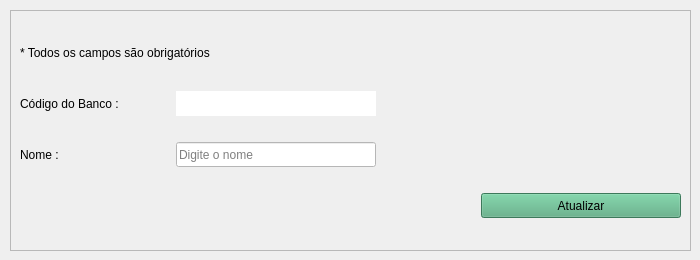
         <widget class="QWidget" name="tab_editarBanco">
          <attribute name="title">
           <string>Editar Banco</string>
          </attribute>
          <widget class="QFrame" name="frame_editarBanco">
           <property name="geometry">
            <rect>
             <x>10</x>
             <y>10</y>
             <width>681</width>
             <height>241</height>
            </rect>
           </property>
           <property name="frameShape">
            <enum>QFrame::StyledPanel</enum>
           </property>
           <property name="frameShadow">
            <enum>QFrame::Raised</enum>
           </property>
           <layout class="QGridLayout" name="gridLayout_3">
            <item row="4" column="3">
             <widget class="QPushButton" name="pushButton_atualizarBanco">
              <property name="enabled">
               <bool>true</bool>
              </property>
              <property name="minimumSize">
               <size>
                <width>200</width>
                <height>25</height>
               </size>
              </property>
              <property name="maximumSize">
               <size>
                <width>200</width>
                <height>25</height>
               </size>
              </property>
              <property name="autoFillBackground">
               <bool>false</bool>
              </property>
              <property name="styleSheet">
               <string notr="true">background-color: rgb(85, 170, 127);
font: 12pt &quot;Segoe UI&quot;;</string>
              </property>
              <property name="text">
               <string>Atualizar</string>
              </property>
             </widget>
            </item>
            <item row="2" column="0">
             <widget class="QLabel" name="label_titEditarCodBanco">
              <property name="minimumSize">
               <size>
                <width>150</width>
                <height>25</height>
               </size>
              </property>
              <property name="maximumSize">
               <size>
                <width>150</width>
                <height>25</height>
               </size>
              </property>
              <property name="styleSheet">
               <string notr="true">font: 12pt &quot;Segoe UI&quot;;</string>
              </property>
              <property name="text">
               <string>Código do Banco :</string>
              </property>
              <property name="alignment">
               <set>Qt::AlignJustify|Qt::AlignVCenter</set>
              </property>
             </widget>
            </item>
            <item row="3" column="1">
             <widget class="QLineEdit" name="lineEdit_editarNomeBanco">
              <property name="minimumSize">
               <size>
                <width>200</width>
                <height>25</height>
               </size>
              </property>
              <property name="maximumSize">
               <size>
                <width>200</width>
                <height>25</height>
               </size>
              </property>
              <property name="styleSheet">
               <string notr="true">background-color: rgb(255, 255, 255);
font: 12pt &quot;Segoe UI&quot;;</string>
              </property>
              <property name="placeholderText">
               <string>Digite o nome</string>
              </property>
             </widget>
            </item>
            <item row="3" column="0">
             <widget class="QLabel" name="label_titEditarNomeBanco">
              <property name="minimumSize">
               <size>
                <width>150</width>
                <height>25</height>
               </size>
              </property>
              <property name="maximumSize">
               <size>
                <width>150</width>
                <height>25</height>
               </size>
              </property>
              <property name="styleSheet">
               <string notr="true">font: 12pt &quot;Segoe UI&quot;;</string>
              </property>
              <property name="text">
               <string>Nome :</string>
              </property>
              <property name="alignment">
               <set>Qt::AlignJustify|Qt::AlignVCenter</set>
              </property>
             </widget>
            </item>
            <item row="2" column="1" colspan="2">
             <widget class="QLabel" name="label_editarCodBanco">
              <property name="minimumSize">
               <size>
                <width>200</width>
                <height>25</height>
               </size>
              </property>
              <property name="maximumSize">
               <size>
                <width>200</width>
                <height>25</height>
               </size>
              </property>
              <property name="styleSheet">
               <string notr="true">background-color: rgb(255, 255, 255);
font: 12pt &quot;Segoe UI&quot;;</string>
              </property>
              <property name="text">
               <string/>
              </property>
             </widget>
            </item>
            <item row="0" column="0" colspan="2">
             <widget class="QLabel" name="label_4">
              <property name="minimumSize">
               <size>
                <width>0</width>
                <height>25</height>
               </size>
              </property>
              <property name="maximumSize">
               <size>
                <width>16777215</width>
                <height>25</height>
               </size>
              </property>
              <property name="text">
               <string>* Todos os campos são obrigatórios</string>
              </property>
             </widget>
            </item>
           </layout>
          </widget>
         </widget>
